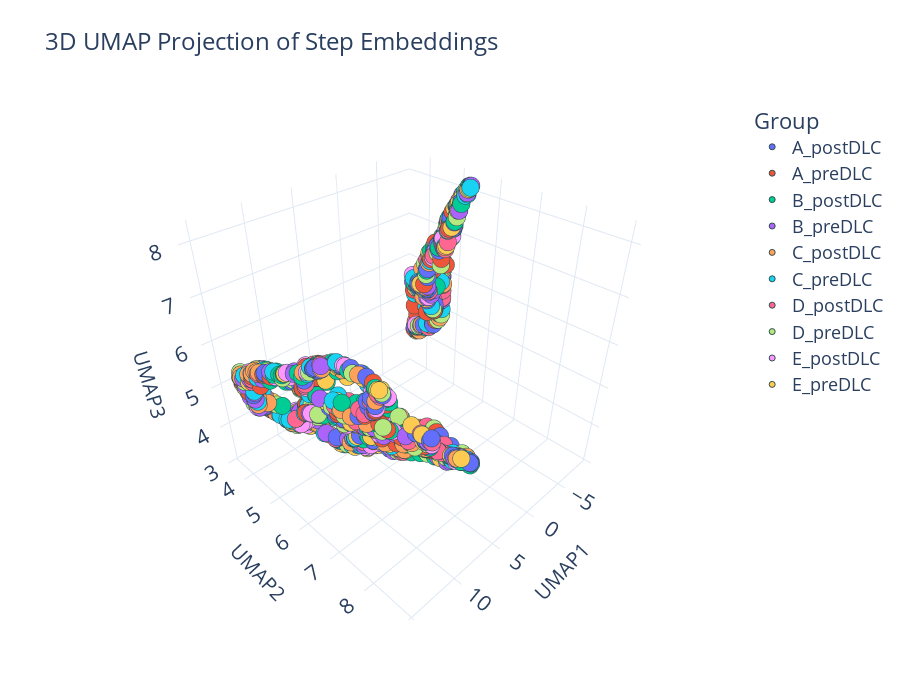

The notebook cell saved with this chart:
### Code cell
SCATTER_SIZE = 6
SCATTER_LINE_WIDTH = 1
SCATTER_SYMBOL = 'circle'
LEGEND_FONT_SIZE = 18
TITLE_FONT_SIZE = 24
AXIS_FONT_SIZE = 16
AXIS_TITLE_FONT_SIZE = 20

fig = px.scatter_3d(
    umap_df,
    x="UMAP1", y="UMAP2", z="UMAP3",
    color="Dataset",#"Group",                
    hover_data=["Mouse", "Run", "Dataset"],
    title="3D UMAP Projection of Step Embeddings"
)

fig.update_traces(marker=dict(size=SCATTER_SIZE, line=dict(width=SCATTER_LINE_WIDTH, color='DarkSlateGrey')))
fig.update_layout(
    legend=dict(title="Group", font=dict(size=LEGEND_FONT_SIZE)), template="plotly_white",
    width=900,
    height=700,
    scene=dict(
            xaxis=dict(title_font=dict(size=AXIS_TITLE_FONT_SIZE), tickfont=dict(size=AXIS_FONT_SIZE)),
            yaxis=dict(title_font=dict(size=AXIS_TITLE_FONT_SIZE), tickfont=dict(size=AXIS_FONT_SIZE)),
            zaxis=dict(title_font=dict(size=AXIS_TITLE_FONT_SIZE), tickfont=dict(size=AXIS_FONT_SIZE)),
        ),
    title=dict(font=dict(size=TITLE_FONT_SIZE))
    )
fig.show()
